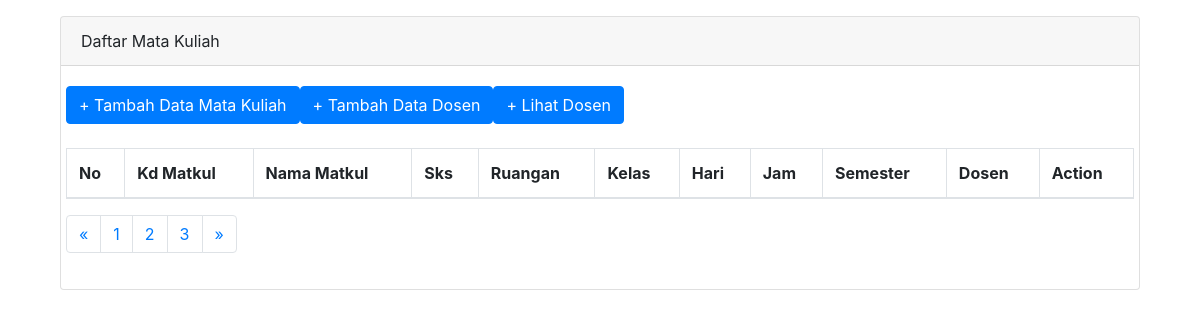
Before: /adak/index.php with the older database file.
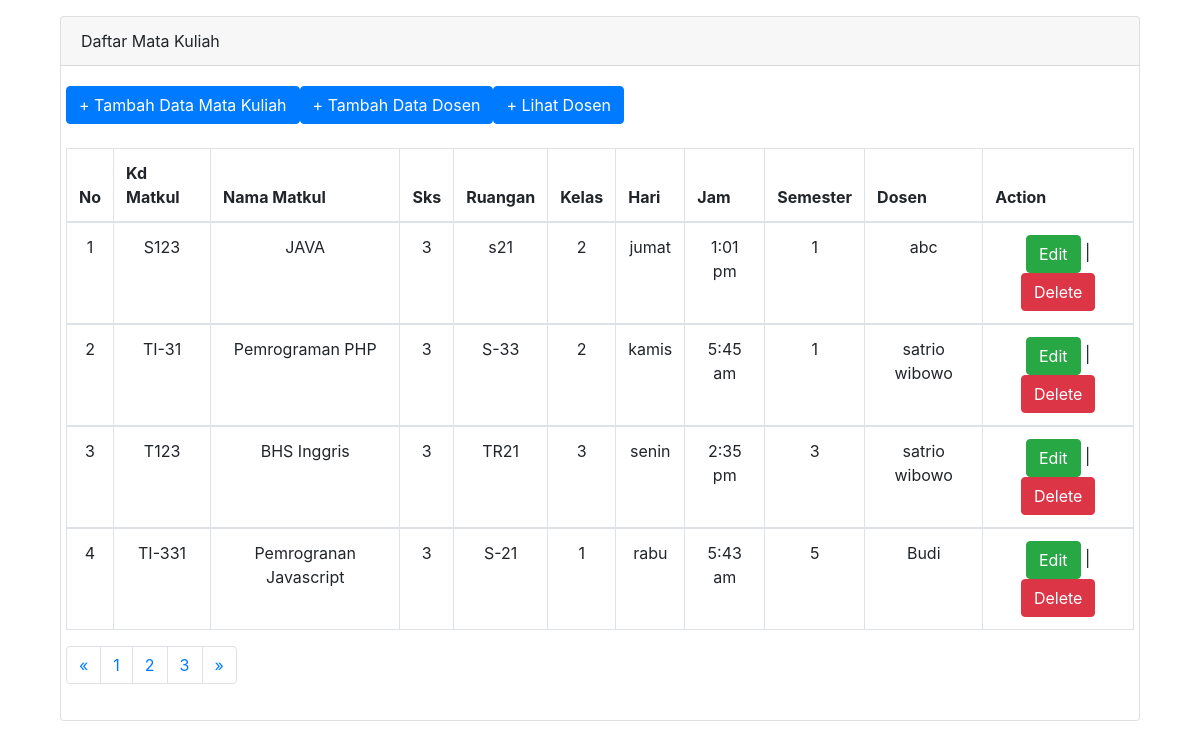
After: the same page with the newer database file.
### tables this page shows
CREATE TABLE `matkul` (
  `id_matkul` int(11) NOT NULL,
  `kd_matkul` varchar(9) NOT NULL,
  `nama_matkul` varchar(100) NOT NULL,
  `sks` char(10) NOT NULL,
  `ruangan` char(10) NOT NULL,
  `kelas` char(10) NOT NULL,
  `hari` char(10) NOT NULL,
  `jam` char(10) NOT NULL,
  `semester` int(2) NOT NULL,
  `id_dosen` int(11) DEFAULT NULL
);

CREATE TABLE `dosen` (
  `id_dosen` int(11) NOT NULL,
  `nama` varchar(100) NOT NULL,
  `alamat` text NOT NULL,
  `email` char(32) NOT NULL,
  `username` varchar(100) NOT NULL,
  `password` varchar(255) NOT NULL
);

### adak/index.php (the view, shortened to what this page needs)
<!DOCTYPE html>
<html lang="en">
<head>
    <link rel="stylesheet" href="../assets/bootstrap/css/bootstrap.min.css">
</head>
<body>
<div class="container mt-3">
  <div class="col-md-12">
    <div class="card">
      <div class="card-header">
        <span class="my-auto">Daftar Mata Kuliah</span>
      </div>
      <div class="card-body">
        <div class="row justify-content-left align-items-left">
          <a href="create.php" class="btn btn-primary">+ Tambah Data Mata Kuliah</a>
          <a href="dosen/create.php" class="btn btn-primary">+ Tambah Data Dosen</a>
          <a href="dosen/read.php" class="btn btn-primary">+ Lihat Dosen</a>
        </div><br>
        <div class="row justify-content-center align-items-center">
          <table class="table table-bordered">
            <thead>
              <tr>
                <th>No</th>
                <th>Kd Matkul</th>
                <th>Nama Matkul</th>
                <th>Sks</th>
                <th>Ruangan</th>
                <th>Kelas</th>
                <th>Hari</th>
                <th>Jam</th>
                <th>Semester</th>
                <th>Dosen</th>
                <th>Action</th>
              </tr>
            </thead>
            <?php
              include("../config/koneksi.php");
              $no=0;
              $queryJoin = "SELECT matkul.kd_matkul,matkul.nama_matkul,matkul.sks,matkul.ruangan,matkul.kelas,matkul.hari,matkul.jam,matkul.semester,dosen.nama,matkul.id_matkul FROM dosen INNER JOIN matkul ON dosen.id_dosen=matkul.id_dosen ORDER BY semester ASC";
              $result = $koneksi->query($queryJoin);
              while($data = mysqli_fetch_row($result))
              {
              $no++;
            ?>
            <tbody>
              <tr>
              <?php
                echo "<td align=center>$no</td>";
                echo "<td align=center>$data[0]</td>";
                echo "<td align=center>$data[1]</td>";
                echo "<td align=center>$data[2]</td>";
                echo "<td align=center>$data[3]</td>";
                echo "<td align=center>$data[4]</td>";
                echo "<td align=center>$data[5]</td>";
                echo "<td align=center>$data[6]</td>";
                echo "<td align=center>$data[7]</td>";
                echo "<td align=center>$data[8]</td>";
                echo '<td align=center><a href="update.php?id='.$data[9].'" class="btn btn-success">Edit</a> |
                  <a href="delete.php?id='.$data[8].'" class="btn btn-danger">Delete</a></td>
                  '
                  ?>
              </tr>
            </tbody>
            <?php
          }
            ?>
          </table>
        </div>
        <div class="row justify-content-left align-items-left">
          <nav aria-label="Page navigation example">
            <ul class="pagination">
              <li class="page-item">
                <a class="page-link" href="#" aria-label="Previous">
                  <span aria-hidden="true">&laquo;</span>
                </a>
              </li>
              <li class="page-item"><a class="page-link" href="#">1</a></li>
              <li class="page-item"><a class="page-link" href="#">2</a></li>
              <li class="page-item"><a class="page-link" href="#">3</a></li>
              <li class="page-item">
                <a class="page-link" href="#" aria-label="Next">
                  <span aria-hidden="true">&raquo;</span>
                </a>
              </li>
            </ul>
          </nav>
        </div>
      </div>
    </div>
  </div>
</div>
</body>
</html>

Changed rows visible on the page:
added matkul: kd_matkul "S123", nama_matkul "JAVA", sks "3", ruangan "s21", kelas "2", hari "jumat", jam "1:01 pm", semester "1", id_dosen.nama "abc"
added matkul: kd_matkul "TI-31", nama_matkul "Pemrograman PHP", sks "3", ruangan "S-33", kelas "2", hari "kamis", jam "5:45 am", semester "1", id_dosen.nama "satrio wibowo"
added matkul: kd_matkul "T123", nama_matkul "BHS Inggris", sks "3", ruangan "TR21", kelas "3", hari "senin", jam "2:35 pm", semester "3", id_dosen.nama "satrio wibowo"
added matkul: kd_matkul "TI-331", nama_matkul "Pemrogranan Javascript", sks "3", ruangan "S-21", kelas "1", hari "rabu", jam "5:43 am", semester "5", id_dosen.nama "Budi"
